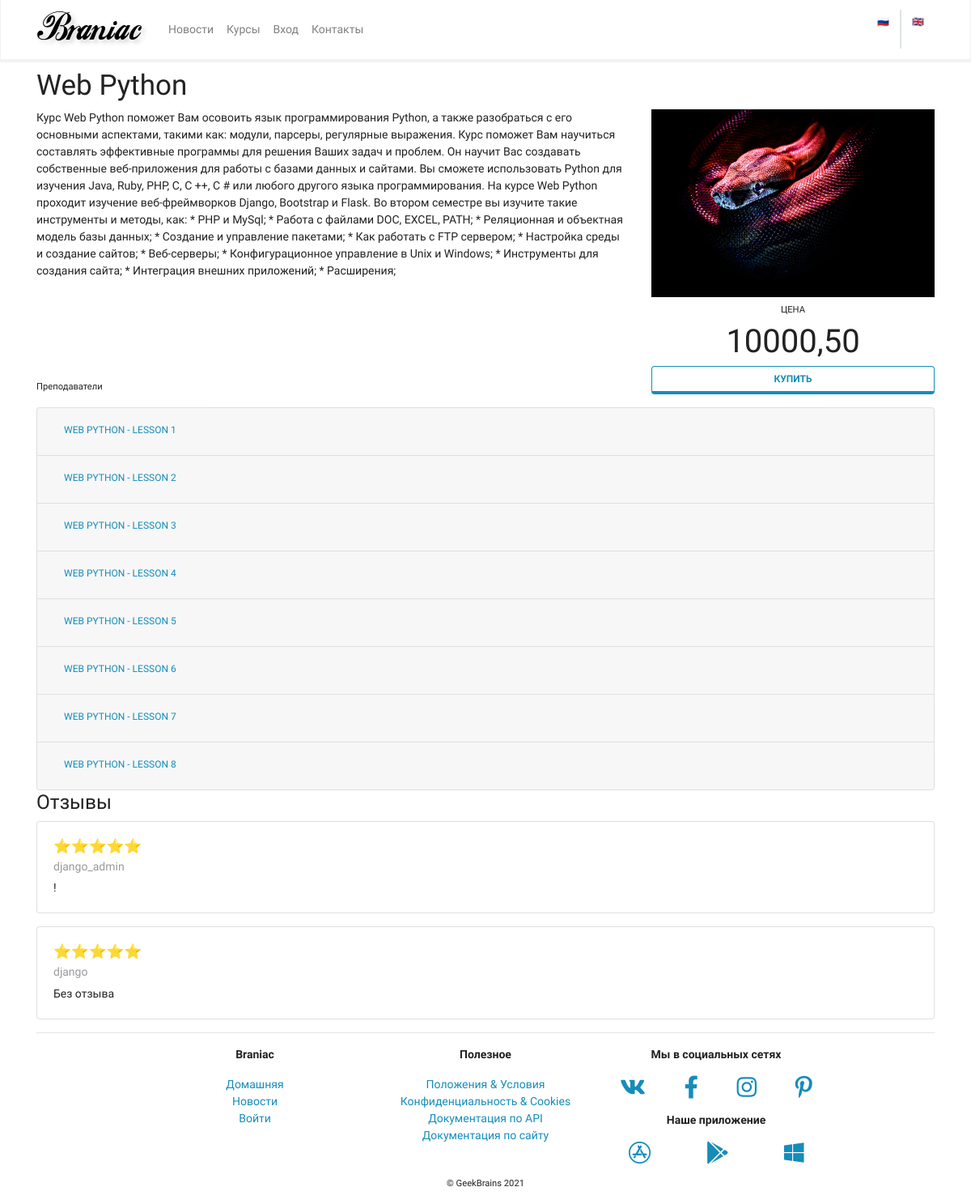
Screenshot of /home/courses/1/detail/ with the database file from the repository.
### mainapp/models.py (models this page shows, shortened)
class BaseModel(models.Model):  # base class should subclass 'django.db.models.Model'
    created_at = models.DateTimeField(auto_now_add=True, verbose_name=_("created_at"), editable=False)
    updated_at = models.DateTimeField(auto_now=True, verbose_name="_(updated_at)", editable=False)
    deleted = models.BooleanField(default=False, verbose_name=_("deleted"))
    class Meta:
        abstract = True

class Courses(BaseModel):
    name = models.CharField(max_length=256, verbose_name=_("name"))
    description = models.TextField(verbose_name=_("description"), **NULLABLE)
    description_as_markdown = models.BooleanField(verbose_name=_("as markdown"), default=False)
    cost = models.DecimalField(max_digits=8, decimal_places=2, verbose_name=_("cost"), default=0)
    cover = models.CharField(max_length=25, default="no_image.svg", verbose_name=_("cover"))
    class Meta:
        verbose_name = "курс"
        verbose_name_plural = "курсы"

class Lesson(BaseModel):
    course = models.ForeignKey(Courses, on_delete=models.CASCADE, **NULLABLE)
    num = models.PositiveIntegerField(verbose_name=_("lesson number"))
    title = models.CharField(max_length=256, verbose_name="Name")
    description = models.TextField(verbose_name=_("description"), **NULLABLE)
    description_as_markdown = models.BooleanField(verbose_name=_("as markdown"), default=False)
    class Meta:
        ordering = ("course", "num")
        verbose_name = "урок"
        verbose_name_plural = "уроки"

class CourseFeedback(BaseModel):
    RAITING_FIVE = 5
    RAITING_FOUR = 4
    RAITING_THREE = 3
    RAITING_TWO = 2
    RAITING_ONE = 1
    RATINGS = (
        (RAITING_FIVE, '⭐⭐⭐⭐⭐'),
        (RAITING_FOUR, '⭐⭐⭐⭐'),
        (RAITING_THREE, '⭐⭐⭐'),
        (RAITING_TWO, '⭐⭐'),
        (RAITING_ONE, '⭐'),
    )
    course = models.ForeignKey(Courses, on_delete=models.CASCADE, verbose_name=_('course'))
    user = models.ForeignKey(settings.AUTH_USER_MODEL, on_delete=models.CASCADE, verbose_name=_('user'))
    feedback = models.TextField(verbose_name='Отзыв', default=_('empty'))
    rating = models.PositiveSmallIntegerField(choices=RATINGS, default=RAITING_FIVE, verbose_name=_('rating'))
    class Meta:
        verbose_name = 'Рейтинг'
        verbose_name_plural = 'Рейтинги'

### authapp/models.py (models this page shows)
class User(AbstractUser):
    email = models.EmailField(blank=True, verbose_name=_("email"), unique=True)
    age = models.PositiveSmallIntegerField(verbose_name=_("age"), **NULLABLE)
    avatar = models.ImageField(upload_to="users", verbose_name=_("avatar"), **NULLABLE)
    class Meta:
        verbose_name = "Пользователь"
        verbose_name_plural = "Пользователи"

### mainapp/views.py (the view, shortened to what this page needs)
# urls.py: path('courses/<int:pk>/detail/', views.CourseDetailView.as_view(), name="courses_detail"),
class CourseDetailView(TemplateView):
    template_name = "mainapp/courses_detail.html"
    def get_context_data(self, **kwargs):
        context_data = super().get_context_data(**kwargs)
        context_data['course_object'] = get_object_or_404(Courses, pk=self.kwargs.get('pk'))
        context_data['lessons'] = Lesson.objects.filter(course=context_data['course_object'])
        context_data['teachers'] = CourseTeachers.objects.filter(course=context_data['course_object'])
        feedback_list_key = f"course_feedback{context_data['course_object'].pk}"
        cached_feedback_list = cache.get(feedback_list_key)
        if cached_feedback_list is None:
            context_data['feedback_list'] = CourseFeedback.objects.filter(course=context_data['course_object'])
            cache.set(feedback_list_key, context_data['feedback_list'], timeout=300)
        else:
            context_data['feedback_list'] = cached_feedback_list
        return context_data

### mainapp/templates/mainapp/courses_detail.html (shortened to what this page needs)
{% extends 'mainapp/base.html' %}
{% load static crispy_forms_tags cache %}
{% block content %}
    <h1 class="mt-2">
    {{ course_object.name }}
    </h1>
    <div class="row justify-content-center">
        <div class="col-sm-12 col-md-6 col-lg-8 order-2 order-md-1">
            <div class="row h-100">
                <div class="col-12">
                    {% if course_object.description_as_markdown %}
                        {{ course_object.description }}
                    {% else %}
                        {{ course_object.description }}
                    {% endif %}
                </div>
                <div class="col-12 align-self-end">
                    <p>
                        <small>Преподаватели</small>
                        <br>
                    </p>
                </div>
            </div>
        </div>
        <div class="col-sm-12 col-md-6 col-lg-4 order-1 order-md-2">
            <div class="row h-100">
                <div class="col-12 align-self-start">
                    <img class="w-100" src="{% static course_object.cover %}">
                </div>
                <div class="col-12 align-self-end d-none d-md-block">
                    <p class="text-center mt-2">
                    <small class="text-uppercase">цена</small>
                        <br>
                        <span style="font-size: 30pt;">{{ course_object.cost }}</span>
                        <br>
                    <a href="#" class="btn btn-outline-primary btn-block" role="button">Купить</a>
                    </p>
                </div>
            </div>
        </div>
    </div>
    <div class="accordion" id="accordionLessons">
    {% cache 600 lessons %}
        {% for item in lessons %}
            <div class="card">
                <div class="card-header" id="headLessonPk{{ item.pk }}">
                    <h2 class="mb-0">
                        <button class="btn btn-link btn-block text-left" type="button" data-toggle="collapse"
                                data-target="#collapse{{ item.pk }}" aria-expanded="true"
                                aria-controls="collapse{{ item.pk }}">
                            {{ item.course.name }} - {{ item.title }}
                        </button>
                    </h2>
                </div>
            </div>
        {% endfor %}
    {% endcache %}
    </div>
    <h3>Отзывы</h3>
    <div id="feedback_list">
        {% if feedback_list %}
            {% for item in feedback_list %}
                {% include 'mainapp/includes/feedback_block.html' %}
            {% endfor %}
        {% else %}
            <p>
                No feedback yet. Be first!
            </p>
        {% endif %}
    </div>
{% endblock content %}

### mainapp/templates/mainapp/includes/feedback_block.html
<div class="card mb-3">
    <div class="card-body">
        <h5 class="card-title">{{ item.get_rating_display }}</h5>
        <h6 class="card-subtitle mb-2 text-muted">{{ item.user }}</h6>
        <p class="card-text">
            {{ item.feedback }}
        </p>
    </div>
</div>

### rows the page displays
Courses: name "Web Python", description "Курс Web Python поможет Вам осовоить язык программирования Python, а также разобраться с его основными аспектами, такими как: модули, парсеры, регулярные выражения. Курс поможет Вам научиться составлять эффективные программы для решения Ваших задач и проблем. Он научит Вас создавать собственные веб-приложения для работы с базами данных и сайтами. Вы сможете использовать Python для изучения Java, Ruby, PHP, C, C ++, C # или любого другого языка программирования. На курсе Web Python проходит изучение веб-фреймворков Django, Bootstrap и Flask. Во втором семестре вы изучите такие инструменты и методы, как: * PHP и MySql; * Работа с файлами DOC, EXCEL, PATH; * Реляционная и объектная модель базы…", cover (picture), cost "10000,50"
Lesson: course.name "WEB PYTHON", title "LESSON 1"
Lesson: course.name "WEB PYTHON", title "LESSON 2"
Lesson: course.name "WEB PYTHON", title "LESSON 3"
Lesson: course.name "WEB PYTHON", title "LESSON 4"
Lesson: course.name "WEB PYTHON", title "LESSON 5"
Lesson: course.name "WEB PYTHON", title "LESSON 6"
Lesson: course.name "WEB PYTHON", title "LESSON 7"
Lesson: course.name "WEB PYTHON", title "LESSON 8"
CourseFeedback: rating "⭐⭐⭐⭐⭐", user "django_admin", feedback "!"
CourseFeedback: rating "⭐⭐⭐⭐⭐", user "django", feedback "Без отзыва"
